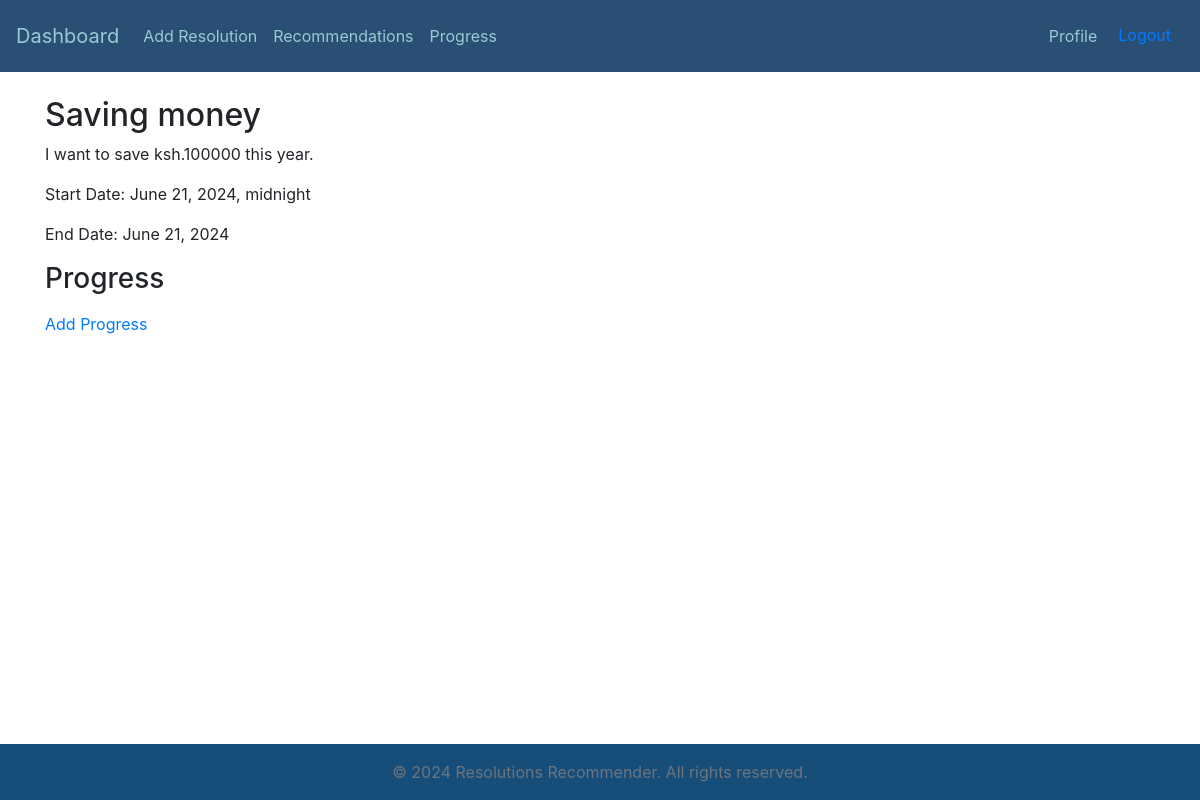
Screenshot of /resolution/1/ (signed in) with the database file from the repository.
### resolutions/models.py (models this page shows, shortened)
class Resolution(models.Model):
    user = models.ForeignKey(User, on_delete=models.CASCADE)
    title = models.CharField(max_length=100)
    description = models.TextField()
    start_date = models.DateTimeField(auto_now_add=True)
    end_date = models.DateField()
    total_steps = models.IntegerField(default=100)
    completed_steps = models.IntegerField(default=0)
    completed = models.BooleanField(default=False)

### resolutions/views.py (the view)
# urls.py: path('resolution/<int:pk>/', views.resolution_detail, name='resolution_detail'),
@login_required
def resolution_detail(request, pk):
    resolution = get_object_or_404(Resolution, pk=pk)
    progress_list = Progress.objects.filter(resolution=resolution)
    return render(request, 'resolutions/resolution_detail.html', {
        'resolution': resolution,
        'progress_list': progress_list
    })

### resolutions/templates/resolutions/resolution_detail.html (shortened to what this page needs)
<!DOCTYPE html>
<html lang="en">
<body>
    {% extends 'resolutions/base.html' %}
    {% block content %}
    <h2>{{ resolution.title }}</h2>
    <p>{{ resolution.description }}</p>
    <p>Start Date: {{ resolution.start_date }}</p>
    <p>End Date: {{ resolution.end_date }}</p>
    <h3>Progress</h3>
    <a href="{% url 'add_progress' resolution.id %}">Add Progress</a>
    {% endblock %}

### resolutions/static/resolutions/styles.css (style rules this page uses)
html { height: 100%; }
body { display: flex; flex-direction: column; min-height: 100vh; margin: 0; }

### rows the page displays
Resolution: title "Saving money", description "I want to save ksh.100000 this year.", start_date "June 21, 2024, midnight", end_date "June 21, 2024"
